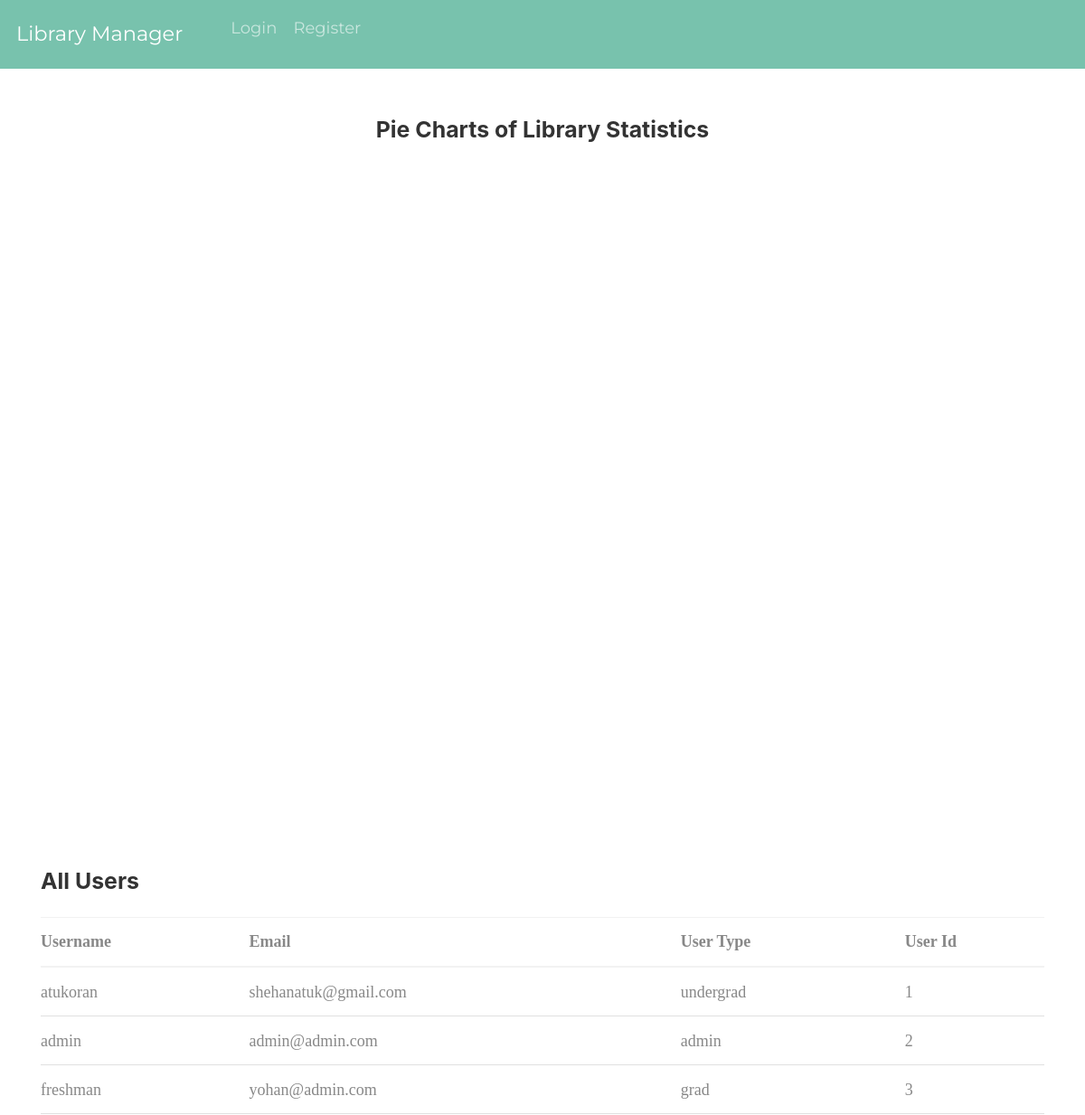
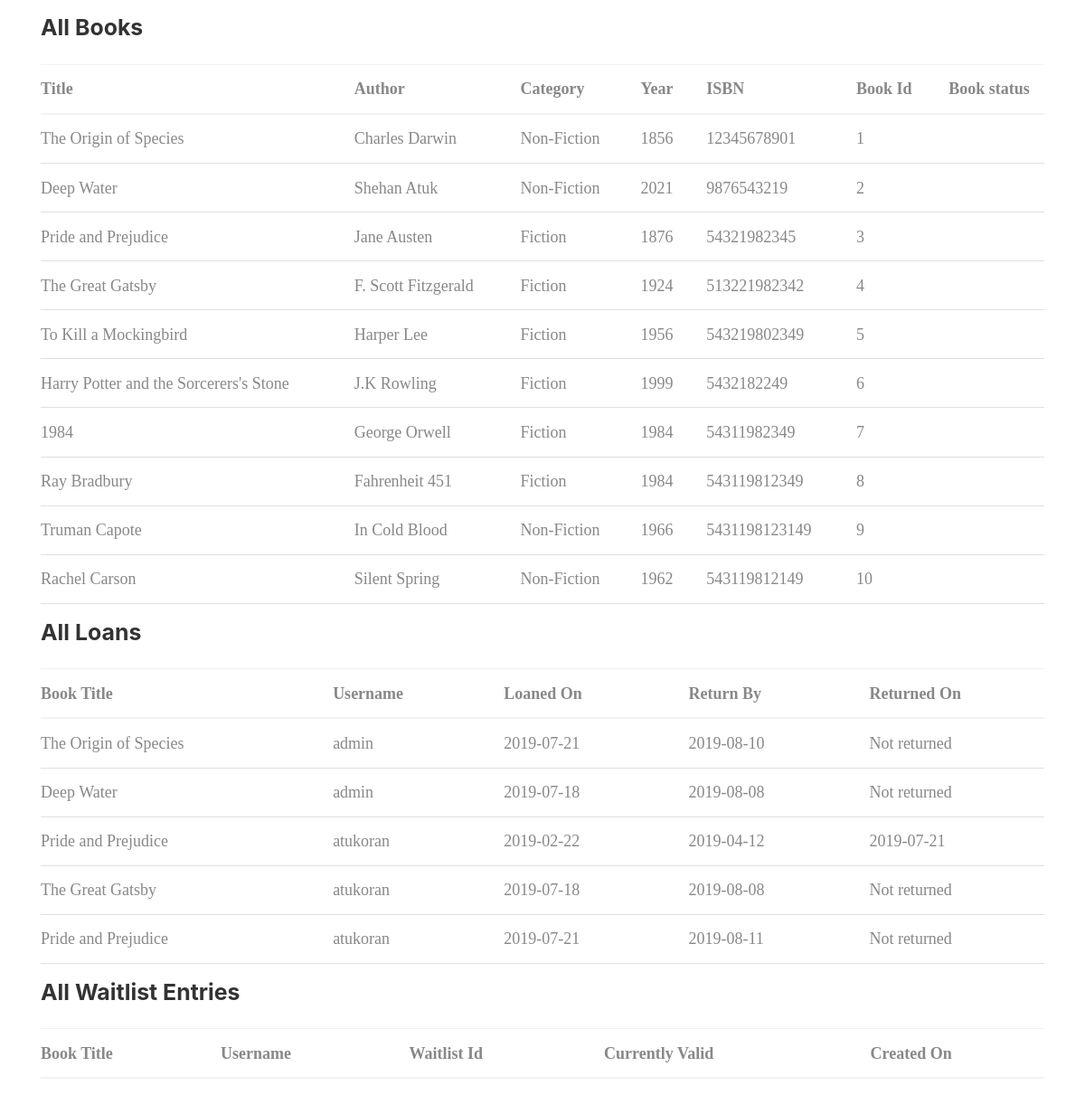
The app's page /php/admin/overview.php with its own data (2 pictures, top to bottom).
### tables this page shows
CREATE TABLE users (
    user_id int NOT NULL AUTO_INCREMENT,
    username varchar(100),
    email varchar(100),
    password varchar(100),
    userType varchar(15),
    PRIMARY KEY (user_id)
);

CREATE TABLE books (
	book_id INT NOT NULL AUTO_INCREMENT,
    author VARCHAR(100),
    title VARCHAR(100),
	category VARCHAR(100),
	year INT,
    isbn BIGINT,
    highPri BOOLEAN,
    PRIMARY KEY (book_id)
);

CREATE TABLE loans (
    book_id INT NOT NULL,
    user_id INT NOT NULL,
    loaned_on DATETIME ,
    return_by DATETIME ,
    returned_on DATETIME ,
    loan_id INT AUTO_INCREMENT,
    PRIMARY KEY(loan_id),
    FOREIGN KEY (book_id) REFERENCES books(book_id),
    FOREIGN KEY (user_id) REFERENCES users(user_id)
);

### php/admin/overview.php (the view, shortened to what this page needs)
<!DOCTYPE html>
<html>
    <head>
    <?php include "../imports.php" ?>
    </head>
  <body>
      <?php include "../navbar.php"; ?>
      <div class="allUsers container">
      <?php
        include "chart_file.php";
        ?>
      <h3>All Users</h3>
      <table class="table">
          <thead>
              <tr>
                  <th scope="col">Username</th>
                  <th scope="col">Email</th>
                  <th scope="col">User Type</th>
                  <th scope="col">User Id</th>
              </tr>
          </thead>
          <tbody>
            <?php
            $query = "SELECT * FROM users";
            $results = mysqli_query($db, $query);
            while($row = mysqli_fetch_assoc($results)){
                $username = $row["username"];
                $email = $row["email"];
                $userId = $row["user_id"];
                $userType = $row["userType"];
                echo "
                <tr>
                    <td scope='row'>$username</td>
                    <td>$email</td>
                    <td>$userType</td>
                    <td>$userId</td>
                </tr>
                ";
            }
            ?>
          </tbody>
      </table>
      </div>
      <div class="allBooks container">
      <h3>All Books</h3>
      <table class="table">
          <thead>
              <tr>
                  <th scope="col">Title</th>
                  <th scope="col">Author</th>
                  <th scope="col">Category</th>
                  <th scope="col">Year</th>
                  <th scope="col">ISBN</th>
                  <th scope="col">Book Id</th>
                  <th scope="col">Book status</th>
              </tr>
          </thead>
          <tbody>
            <?php
            $query = "SELECT * FROM books";
            $results = mysqli_query($db, $query);
            while($row = mysqli_fetch_assoc($results)){
                $title = $row["title"];
                $author = $row["author"];
                $category = $row["category"];
                $year = $row["year"];
                $isbn = $row["isbn"];
                $book_id = $row["book_id"];
                $book_status = "";
                switch($row["highPri"]){
                    default:
                        $book_status = "";
                        break;
                }
                echo "
                <tr>
                    <td scope='row'>$title</td>
                    <td>$author</td>
                    <td>$category</td>
                    <td>$year</td>
                    <td>$isbn</td>
                    <td>$book_id</td>
                    <td>$book_status</td>
                </tr>
                ";
            }
            ?>
          </tbody>
      </table>
      </div>
      <div class="allLoans container">
      <h3>All Loans</h3>
      <table class="table">
          <thead>
              <tr>
                  <th scope="col">Book Title</th>
                  <th scope="col">Username</th>
                  <th scope="col">Loaned On</th>
                  <th scope="col">Return By</th>
                  <th scope="col">Returned On</th>
              </tr>
          </thead>
          <tbody>
            <?php
            $query = "SELECT * FROM loans";
            $results = mysqli_query($db, $query);
            while($row = mysqli_fetch_assoc($results)){
                $book_id = $row["book_id"];
                $user_id = $row["user_id"];
                $loaned_on = rtrim($row["loaned_on"], '00:00:00');
                $return_by = rtrim($row["return_by"], '00:00:00');
                $returned_on = rtrim($row["returned_on"], '00:00:00');
                if(!$returned_on){
                    $returned_on = "Not returned";
                }
                $book_title_query = "SELECT * FROM books WHERE book_id='$book_id' LIMIT 1";
                $book_title_result = mysqli_query($db, $book_title_query);
                $book = mysqli_fetch_assoc($book_title_result);
                $book_title = $book["title"];
                $username_query = "SELECT * FROM users WHERE user_id='$user_id' LIMIT 1";
                $username_result = mysqli_query($db, $username_query);
                $user = mysqli_fetch_assoc($username_result);
                $username = $user["username"];
                echo "
                <tr>
                    <td scope='row'>$book_title</td>
                    <td>$username</td>
                    <td>$loaned_on</td>
                    <td>$return_by</td>
                    <td>$returned_on</td>
                </tr>
                ";
            }
            ?>
          </tbody>
      </table>
      </div>
      <div class="allWaitlist container">
      <h3>All Waitlist Entries</h3>
      <table class="table">
          <thead>
              <tr>
                  <th scope="col">Book Title</th>
                  <th scope="col">Username</th>
                  <th scope="col">Waitlist Id</th>
                  <th scope="col">Currently Valid</th>
                  <th scope="col">Created On</th>
              </tr>
          </thead>
      </table>
      </div>
  </body>
</html>

### php/imports.php (shortened to what this page needs)
<link rel="stylesheet" href="http://localhost:80/LibraryManager-master/css/bootstrap.min.css" />
<link rel="stylesheet" href="http://localhost:80/LibraryManager-master/css/main.css" />

### php/navbar.php (shortened to what this page needs)
<html>
<head>
</head>
<body>
<nav class="navbar navbar-expand-lg navbar-dark bg-primary">
    <?php
    if(isset($_SESSION["username"])){
        echo "<a class='navbar-brand' href='http://localhost:80/LibraryManager-master/php/homeAuthUser.php'>Library Manager</a>";
    } else {
        echo "<a class='navbar-brand' href='http://localhost:80/LibraryManager-master/php/home.php'>Library Manager</a>";
    }
    ?>
    <div class="collapse navbar-collapse" id="navbarColor01">
        <ul class="navbar-nav mr-auto">
            <?php
            if(isset($_SESSION["username"])) {
                if($_SESSION["username"] == "admin") {
                    echo "
                    <li class='nav-item'>
                        <a href='http://localhost:80/LibraryManager-master/php/admin/overview.php' class='nav-link'>Overview</a>
                    </li>
                    <li class='nav-item dropdown'>
                        <a class='nav-link dropdown-toggle' href='http://localhost:80/LibraryManager-master/php/userProfile/userProfileInfo.php' id='navbarDropdownAdmin' role='button' data-toggle='dropdown' aria-haspopup='true' aria-expanded='false'>
                            Users
                        </a>
                        <div class='dropdown-menu' aria-labelledby='navbarDropdownAdmin'>
                            <a href='http://localhost:80/LibraryManager-master/php/admin/userHandler/addUser.php' class='dropdown-item'>Add User</a>
                            <a href='http://localhost:80/LibraryManager-master/php/admin/userHandler/deleteUser.php' class='dropdown-item'>Delete User</a>
                            <a class='dropdown-item' href='http://localhost:80/LibraryManager-master/php/admin/userHandler/updateUser.php'>Update User</a>
                        </div>
                    </li>
                    <li class='nav-item dropdown'>
                        <a class='nav-link dropdown-toggle' href='http://localhost:80/LibraryManager-master/php/userProfile/userProfileInfo.php' id='navbarDropdownBooks' role='button' data-toggle='dropdown' aria-haspopup='true' aria-expanded='false'>
                            Books
                        </a>
                        <div class='dropdown-menu' aria-labelledby='navbarDropdownBooks'>
                            <a href='http://localhost:80/LibraryManager-master/php/admin/bookHandler/addBook.php' class='dropdown-item'>Add Book</a>
                            <a href='http://localhost:80/LibraryManager-master/php/admin/bookHandler/deleteBook.php' class='dropdown-item'>Delete Book</a>
                            <a class='dropdown-item' href='http://localhost:80/LibraryManager-master/php/admin/bookHandler/updateBook.php'>Update Book</a>
                        </div>
                    </li>
                    <li class='nav-item'>
                        <a href='http://localhost:80/LibraryManager-master/php/home.php' class='nav-link'>Log Out</a>
                    </li>
                    ";
                } else {
                    echo "
                    <li class='nav-item'>
                        <a href='http://localhost:80/LibraryManager-master/php/user/issueBook.php' class='nav-link'>Issue Book</a>
                    </li>
                    <li class='nav-item'>
                        <a href='http://localhost:80/LibraryManager-master/php/user/returnBook.php' class='nav-link'>Return Book</a>
                    </li>
                    <li class='nav-item dropdown'>
                        <a class='nav-link dropdown-toggle' href='http://localhost:80/LibraryManager-master/php/user/userProfile/userProfileInfo.php' id='navbarUserDropdown' role='button' data-toggle='dropdown' aria-haspopup='true' aria-expanded='false'>
                            User Profile
                        </a>
                        <div class='dropdown-menu' aria-labelledby='navbarUserDropdown'>
                            <a href='http://localhost:80/LibraryManager-master/php/user/userProfile/userProfileInfo.php' class='dropdown-item'>Profile Info</a>
                            <a href='http://localhost:80/LibraryManager-master/php/user/userProfile/userIssued.php' class='dropdown-item'>Issued Books</a>
                            <a class='dropdown-item' href='http://localhost:80/LibraryManager-master/php/user/userProfile/userOverdue.php'>Overdue Books</a>
                            <a class='dropdown-item' href='http://localhost:80/LibraryManager-master/php/user/userProfile/userDueFunds.php'>Overdue Fees</a>
                        </div>
                    </li>
                    <li class='nav-item'>
                        <a href='http://localhost:80/LibraryManager-master/php/home.php' class='nav-link'>Log Out</a>
                    </li>
                    ";
                }
            } else {
                echo "
                <li class='nav-item'>
                    <a href='http://localhost:80/LibraryManager-master/php/login.php' class='nav-link'>Login</a>
                </li>
                <li class='nav-item'>
                    <a href='http://localhost:80/LibraryManager-master/php/user/register.php' class='nav-link'>Register</a>
                </li>
                ";
            }
            ?>
        </ul>
    </div>
</nav>
    </body>
</html>

### php/admin/chart_file.php (shortened to what this page needs)
<!DOCTYPE html>
 <html>
      <head>
        </head>
        <body>
            <br /><br />
               <div style="width:100%;">
                <h3 align="center">Pie Charts of Library Statistics</h3>
                <br />
                <div id="piechart1" style="width: 450px; height: 250px;"></div>
                <div id="piechart2" style="width: 450px; height: 250px;"></div>
                <div id="piechart3" style="width: 450px; height: 250px;"></div>
            </div>
        </body>
    </html>

### css/main.css (style rules this page uses)
html { font-family: sans-serif; -ms-text-size-adjust: 100%; -webkit-text-size-adjust: 100%; }
body { margin: 0; -webkit-font-smoothing: antialiased; -moz-osx-font-smoothing: grayscale; }
article, aside, details, figcaption, figure, footer, header, menu, nav, section, summary { display: block; }
a { background-color: transparent; -webkit-text-decoration-skip: objects; }
html { font: 112.5%/1.45em georgia, serif; box-sizing: border-box; overflow-y: scroll; }
* { box-sizing: inherit; }
*:before { box-sizing: inherit; }
*:after { box-sizing: inherit; }
body { color: hsla(0, 0%, 0%, 0.8); font-family: georgia, serif; font-weight: normal; word-wrap: break-word; font-kerning: normal; -moz-font-feature-settings: "kern", "liga", "clig", "calt"; -ms-font-feature-settings: "kern", "liga", "clig", "calt"; -webkit-font-feature-settings: "kern", "liga", "clig", "calt"; font-feature-settings: "kern", "liga", "clig", "calt"; }
h3 { margin-left: 0; margin-right: 0; margin-top: 0; padding-bottom: 0; padding-left: 0; padding-right: 0; padding-top: 0; margin-bottom: 1.45rem; color: inherit; font-family: -apple-system, BlinkMacSystemFont, Segoe UI, Roboto, Oxygen, Ubuntu, Cantarell, Fira Sans, Droid Sans, Helvetica Neue, sans-serif; font-weight: bold; text-rendering: optimizeLegibility; font-size: 1.38316rem; line-height: 1.1; }
ul { margin-left: 1.45rem; margin-right: 0; margin-top: 0; padding-bottom: 0; padding-left: 0; padding-right: 0; padding-top: 0; margin-bottom: 1.45rem; list-style-position: outside; list-style-image: none; }
table { margin-left: 0; margin-right: 0; margin-top: 0; padding-bottom: 0; padding-left: 0; padding-right: 0; padding-top: 0; margin-bottom: 1.45rem; font-size: 1rem; line-height: 1.45rem; border-collapse: collapse; width: 100%; }
th { font-weight: bold; }
li { margin-bottom: calc(1.45rem / 2); }
ul li { padding-left: 0; }
li *:last-child { margin-bottom: 0; }
thead { text-align: left; }
td, th { text-align: left; border-bottom: 1px solid hsla(0, 0%, 0%, 0.12); font-feature-settings: "tnum"; -moz-font-feature-settings: "tnum"; -ms-font-feature-settings: "tnum"; -webkit-font-feature-settings: "tnum"; padding-left: 0.96667rem; padding-right: 0.96667rem; padding-top: 0.725rem; padding-bottom: calc(0.725rem - 1px); }
th:first-child, td:first-child { padding-left: 0; }
th:last-child, td:last-child { padding-right: 0; }
.allBooks, .allLoans, .allUsers, .allWaitlist { overflow-x: auto; }

### records on screen
users: username "atukoran", email "shehanatuk@gmail.com", userType "undergrad", user_id "1"
users: username "admin", email "admin@admin.com", userType "admin", user_id "2"
users: username "freshman", email "yohan@admin.com", userType "grad", user_id "3"
books: title "The Origin of Species", author "Charles Darwin", category "Non-Fiction", year "1856", isbn "12345678901", book_id "1"
books: title "Deep Water", author "Shehan Atuk", category "Non-Fiction", year "2021", isbn "9876543219", book_id "2"
books: title "Pride and Prejudice", author "Jane Austen", category "Fiction", year "1876", isbn "54321982345", book_id "3"
books: title "The Great Gatsby", author "F. Scott Fitzgerald", category "Fiction", year "1924", isbn "513221982342", book_id "4"
books: title "To Kill a Mockingbird", author "Harper Lee", category "Fiction", year "1956", isbn "543219802349", book_id "5"
books: title "Harry Potter and the Sorcerers's Stone", author "J.K Rowling", category "Fiction", year "1999", isbn "5432182249", book_id "6"
books: title "1984", author "George Orwell", category "Fiction", year "1984", isbn "54311982349", book_id "7"
books: title "Ray Bradbury", author "Fahrenheit 451", category "Fiction", year "1984", isbn "543119812349", book_id "8"
books: title "Truman Capote", author "In Cold Blood", category "Non-Fiction", year "1966", isbn "5431198123149", book_id "9"
books: title "Rachel Carson", author "Silent Spring", category "Non-Fiction", year "1962", isbn "543119812149", book_id "10"
loans: book.title "The Origin of Species", user.username "admin", loaned_on "2019-07-21", return_by "2019-08-10", returned_on "Not returned"
loans: book.title "Deep Water", user.username "admin", loaned_on "2019-07-18", return_by "2019-08-08", returned_on "Not returned"
loans: book.title "Pride and Prejudice", user.username "atukoran", loaned_on "2019-02-22", return_by "2019-04-12", returned_on "2019-07-21"
loans: book.title "The Great Gatsby", user.username "atukoran", loaned_on "2019-07-18", return_by "2019-08-08", returned_on "Not returned"
loans: book.title "Pride and Prejudice", user.username "atukoran", loaned_on "2019-07-21", return_by "2019-08-11", returned_on "Not returned"
